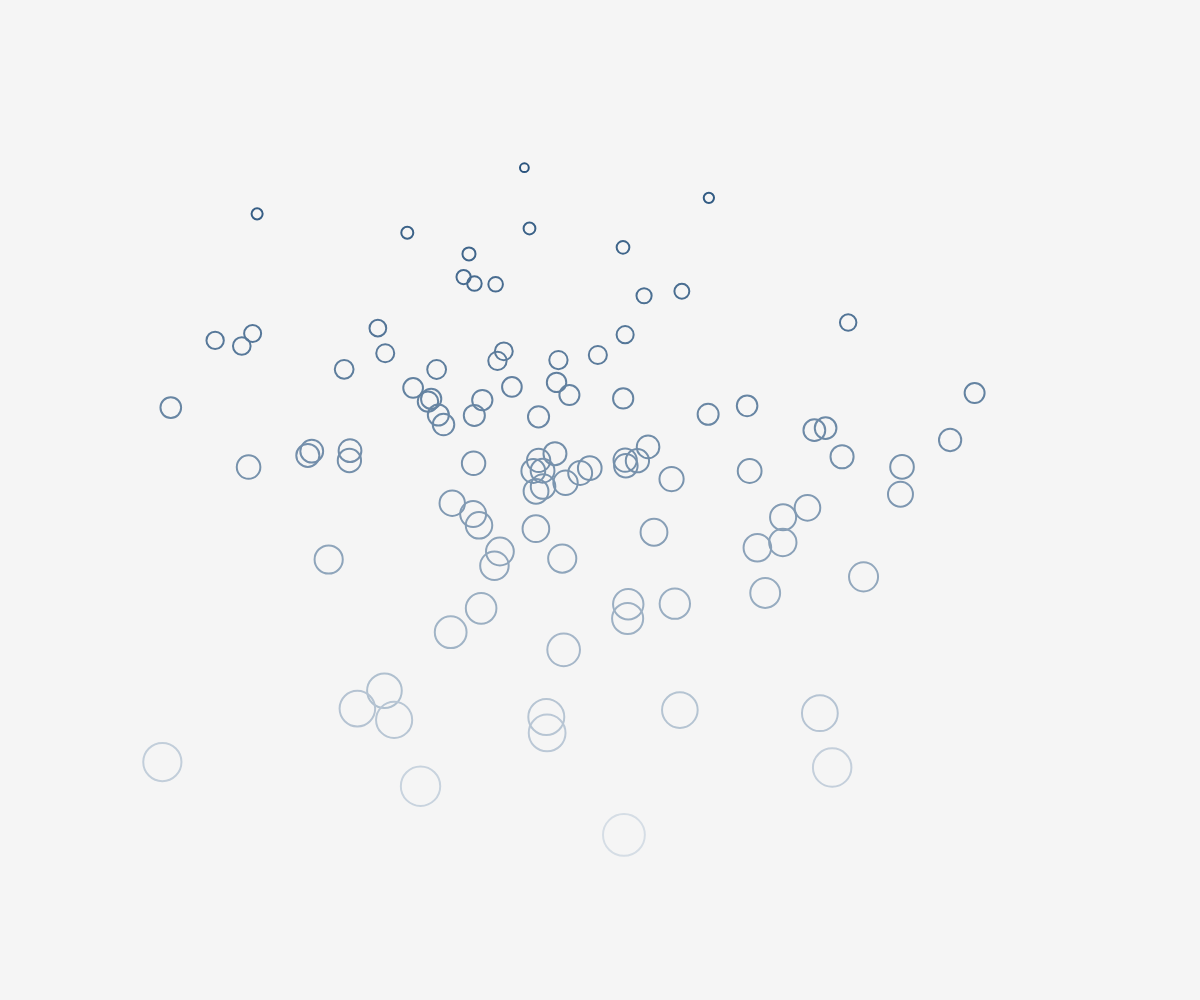
Frame 1 (no input)
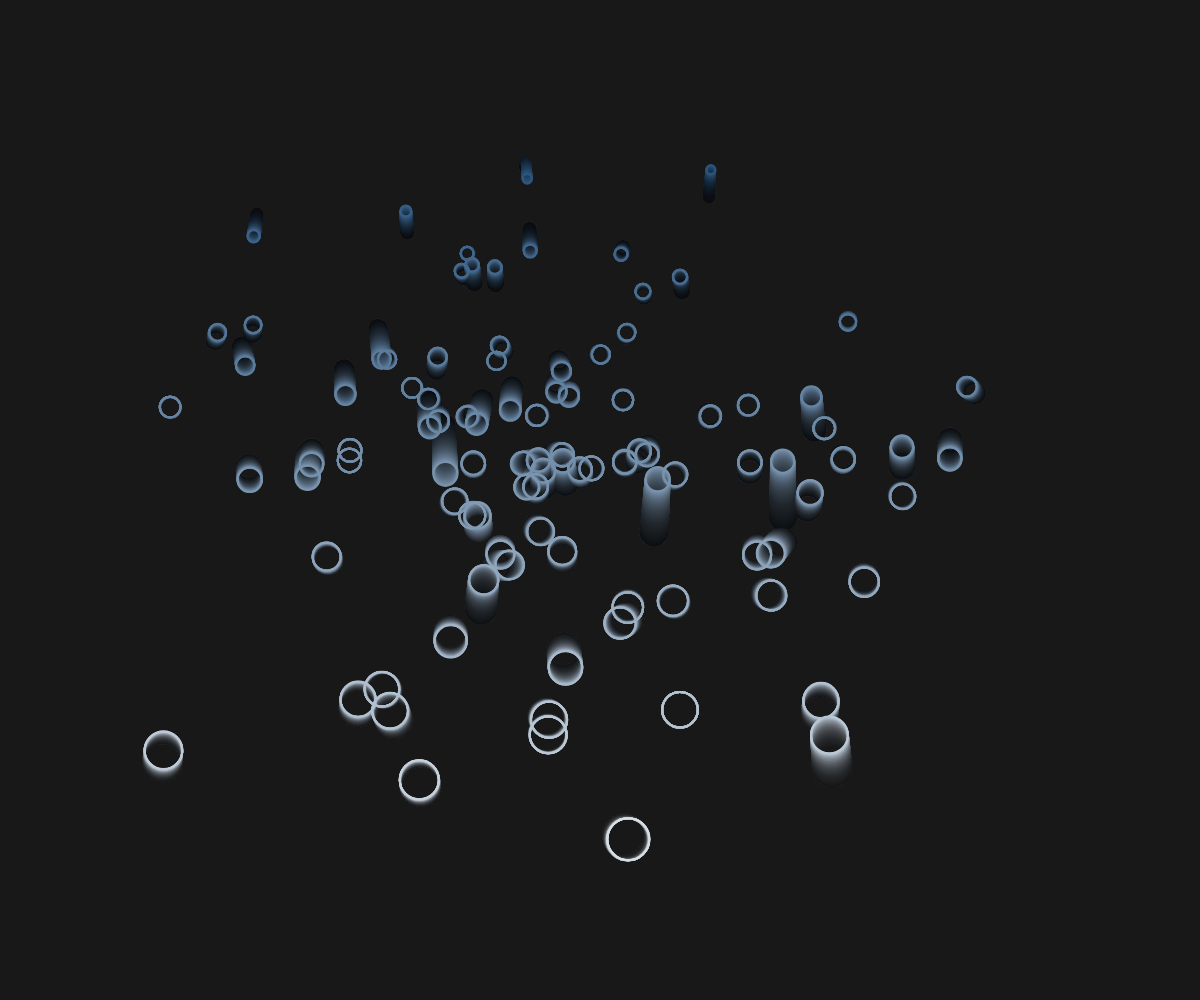
Frame 60 (no input)
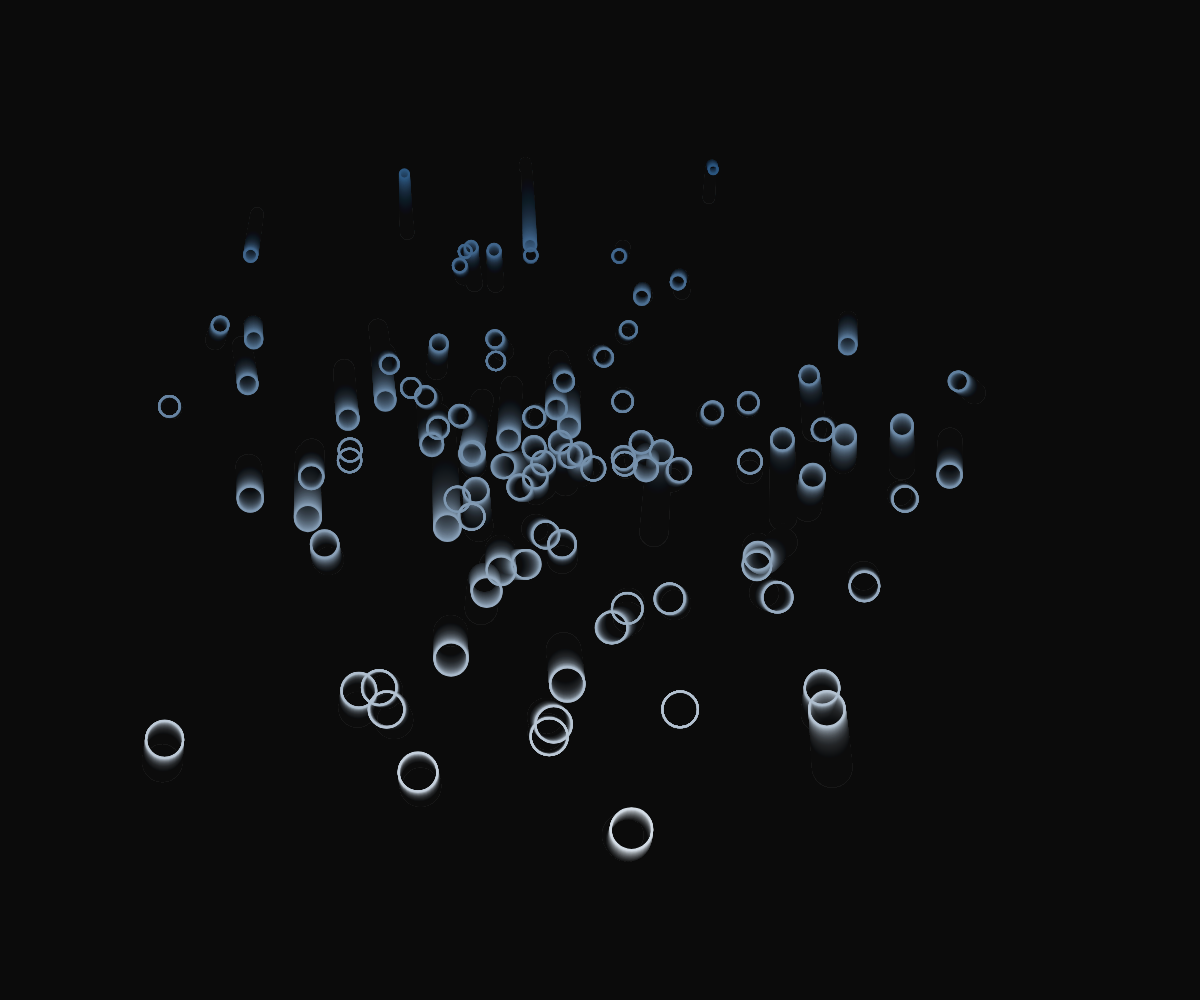
Frame 120 (the mouse pressed at the canvas centre since frame 60)

The p5.js sketch that drew these frames (run headless with seeded random() and noise() and a simulated clock; from frame 60 on, the mouse is pressed at the canvas centre):

// p5.js sketch
// ── sketch.js
// random walker OOP
var w, h;
var quanti = 100; // vertici
var d = 2;
var c = [];
var speedMax = 0.2;

function setup() {
  createCanvas(w = windowWidth, h = windowHeight);
  // crea n oggetti di classe Camminatore
  for (var i = 0; i < quanti; i++) {
    c.push(new Camminatore(i));
  }
}

function draw() {
  background(0, 10);
  // per tutti i camminatori chiama i diversi metodi utili 
  for (var i = 0; i < quanti; i++) {
    c[i].move();
    c[i].display();
  }
}

// classe
function Camminatore(_id) {
  // costruttore
  this.id = _id;
  this.x = 0;
  this.y = 0;
  this.speedX = random(0, speedMax);
  this.speedY = random(0, speedMax);
  this.noiseX = random(50);
  this.noiseY = random(50);

  // metodo move
  this.move = function() {
    // if (random(1) >= 0.5) this.dirX *= -1;
    // if (random(1) >= 0.5) this.dirY *= -1;
    this.x = noise(this.noiseX) * w
    this.y = noise(this.noiseY) * h
    this.noiseX += 0.001 * this.speedX;
    this.noiseY += 0.005 * this.speedY;
  }

  // metodo display
  this.display = function() {
    noFill();
    strokeWeight(2);
    stroke(map(this.y, 0, h, 0, 255), map(this.y, 0, h, 50, 255), map(this.y, 0, h, 100, 255));
    ellipseMode(CENTER);
    ellipse(this.x, this.y, map(this.y, 0, h, 0.5, 50));

  }
}
